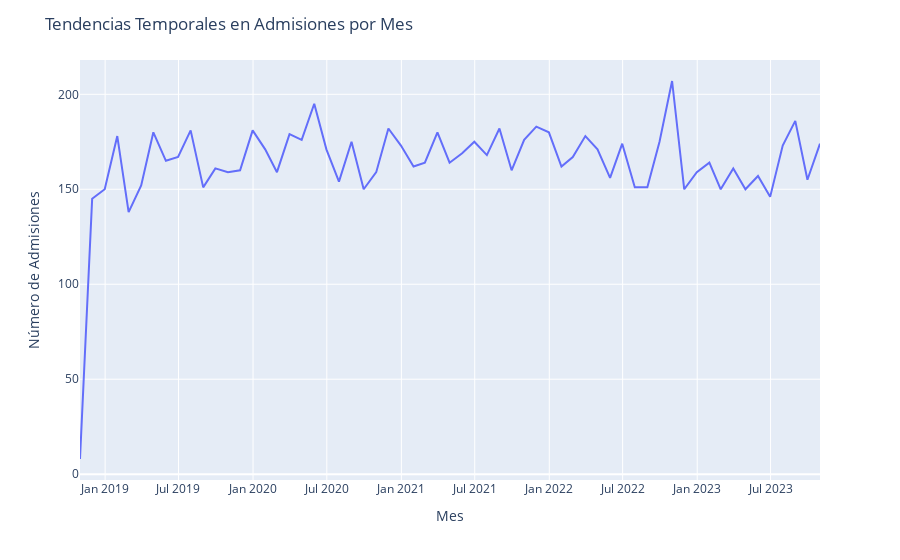
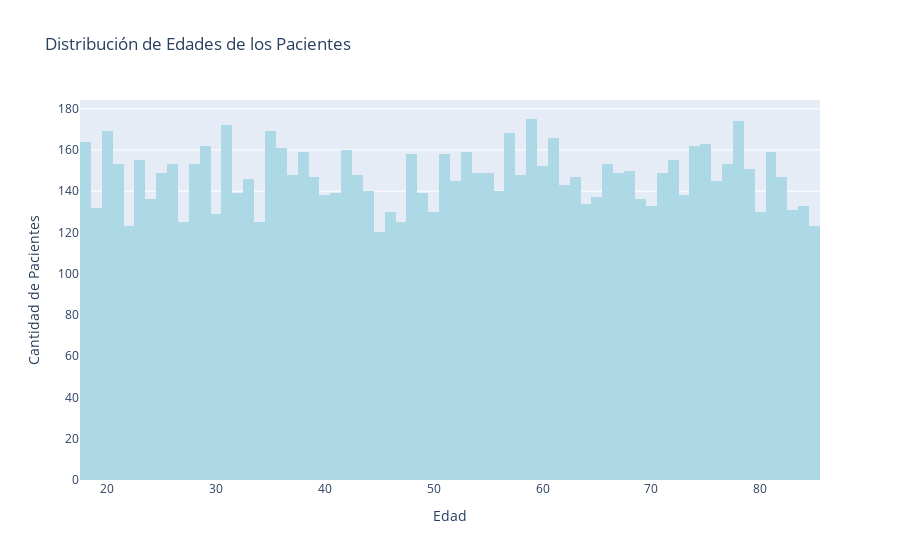

Notebook code cell kept with these figures, in order:
### Code cell
df['Date of Admission'] = pd.to_datetime(df['Date of Admission'])
admisiones_por_mes = df.resample('M', on='Date of Admission').size()
fig_tendencias_admisiones = px.line(x=admisiones_por_mes.index, y=admisiones_por_mes.values, labels={'x': 'Mes', 'y': 'Número de Admisiones'})
fig_tendencias_admisiones.update_layout(title='Tendencias Temporales en Admisiones por Mes')
fig_tendencias_admisiones.show()

fig_distribucion_edades = go.Figure(data=[go.Histogram(x=df['Age'], marker_color='lightblue')])
fig_distribucion_edades.update_layout(title='Distribución de Edades de los Pacientes', xaxis_title='Edad', yaxis_title='Cantidad de Pacientes')
fig_distribucion_edades.show()

fig_facturas_admision = go.Figure()
for tipo in df['Admission Type'].unique():
    fig_facturas_admision.add_trace(go.Box(y=df[df['Admission Type'] == tipo]['Billing Amount'], name=tipo))
fig_facturas_admision.update_layout(title='Comparación de Facturas por Tipo de Admisión', yaxis_title='Cantidad Facturada ($)')
fig_facturas_admision.show()

average_billing_medical_condition = df.groupby('Medical Condition')['Billing Amount'].mean().sort_values(ascending=False)
fig_factura_promedio_condicion = go.Figure(go.Bar(
    x=average_billing_medical_condition.values,
    y=average_billing_medical_condition.index,
    orientation='h',
    marker_color='skyblue'
))
fig_factura_promedio_condicion.update_layout(
    title='Factura promedio por Condición Médica',
    xaxis_title='Factura promedio ($)',
    yaxis_title='Condición Médica',
    template='plotly_white',
    autosize=False,
    width=800,
    height=600
)
fig_factura_promedio_condicion.show()

### Figure 1 — Plotly figure (JSON) as saved in the notebook; plotly's stock layout.template omitted (floating-point values rounded to 4 significant figures)
{"data": [{"hovertemplate": "Mes=%{x}<br>Número de Admisiones=%{y}<extra></extra>", "legendgroup": "", "line": {"color": "#636efa", "dash": "solid"}, "marker": {"symbol": "circle"}, "mode": "lines", "name": "", "orientation": "v", "showlegend": false, "type": "scatter", "x": ["2018-10-31T00:00:00", "2018-11-30T00:00:00", "2018-12-31T00:00:00", "2019-01-31T00:00:00", "2019-02-28T00:00:00", "2019-03-31T00:00:00", "2019-04-30T00:00:00", "2019-05-31T00:00:00", "2019-06-30T00:00:00", "2019-07-31T00:00:00", "2019-08-31T00:00:00", "2019-09-30T00:00:00", "2019-10-31T00:00:00", "2019-11-30T00:00:00", "2019-12-31T00:00:00", "2020-01-31T00:00:00", "2020-02-29T00:00:00", "2020-03-31T00:00:00", "2020-04-30T00:00:00", "2020-05-31T00:00:00", "2020-06-30T00:00:00", "2020-07-31T00:00:00", "2020-08-31T00:00:00", "2020-09-30T00:00:00", "2020-10-31T00:00:00", "2020-11-30T00:00:00", "2020-12-31T00:00:00", "2021-01-31T00:00:00", "2021-02-28T00:00:00", "2021-03-31T00:00:00", "2021-04-30T00:00:00", "2021-05-31T00:00:00", "2021-06-30T00:00:00", "2021-07-31T00:00:00", "2021-08-31T00:00:00", "2021-09-30T00:00:00", "2021-10-31T00:00:00", "2021-11-30T00:00:00", "2021-12-31T00:00:00", "2022-01-31T00:00:00", "2022-02-28T00:00:00", "2022-03-31T00:00:00", "2022-04-30T00:00:00", "2022-05-31T00:00:00", "2022-06-30T00:00:00", "2022-07-31T00:00:00", "2022-08-31T00:00:00", "2022-09-30T00:00:00", "2022-10-31T00:00:00", "2022-11-30T00:00:00", "2022-12-31T00:00:00", "2023-01-31T00:00:00", "2023-02-28T00:00:00", "2023-03-31T00:00:00", "2023-04-30T00:00:00", "2023-05-31T00:00:00", "2023-06-30T00:00:00", "2023-07-31T00:00:00", "2023-08-31T00:00:00", "2023-09-30T00:00:00", "2023-10-31T00:00:00"], "xaxis": "x", "y": [8, 145, 150, 178, 138, 152, 180, 165, 167, 181, 151, 161, 159, 160, 181, 171, 159, 179, 176, 195, 171, 154, 175, 150, 159, 182, 173, 162, 164, 180, 164, 169, 175, 168, 182, 160, 176, 183, 180, 162, 167, 178, 171, 156, 174, 151, 151, 175, 207, 150, 159, 164, 150, 161, 150, 157, 146, 173, 186, 155, 174], "yaxis": "y"}], "layout": {"legend": {"tracegroupgap": 0}, "margin": {"t": 60}, "title": {"text": "Tendencias Temporales en Admisiones por Mes"}, "xaxis": {"anchor": "y", "domain": [0, 1], "title": {"text": "Mes"}}, "yaxis": {"anchor": "x", "domain": [0, 1], "title": {"text": "Número de Admisiones"}}}}

### Figure 2 — Plotly figure (JSON) as saved in the notebook; plotly's stock layout.template omitted (floating-point values rounded to 4 significant figures; data arrays with more than 128 entries replaced by an {"elided": "..."} marker saying what was removed)
{"data": [{"marker": {"color": "lightblue"}, "type": "histogram", "x": {"elided": "10000 int values"}}], "layout": {"title": {"text": "Distribución de Edades de los Pacientes"}, "xaxis": {"title": {"text": "Edad"}}, "yaxis": {"title": {"text": "Cantidad de Pacientes"}}}}
